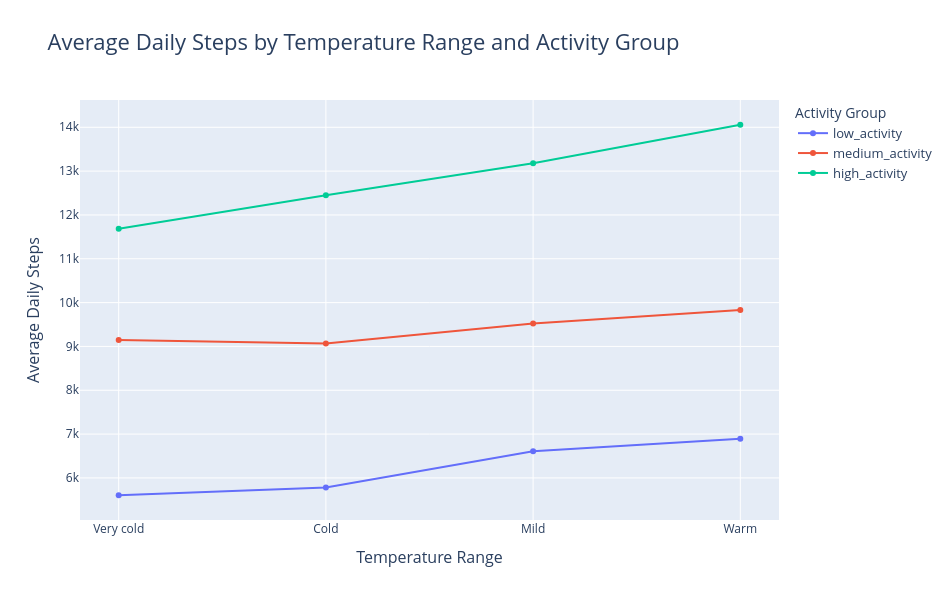

The notebook cell this image was saved under:
### Markdown cell above
## Step 12A. Create Interactive Plotly Visualization

For the interactive visualization, I use Plotly to show average daily steps by temperature range and activity group. This graph is useful because it directly addresses the main research question: whether weather conditions affect low-, medium-, and high-activity participants differently.

### Code cell
import plotly.express as px

fig = px.line(
    temperature_group_summary,
    x='temperature_range',
    y='steps',
    color='activity_group',
    markers=True,
    title='Average Daily Steps by Temperature Range and Activity Group',
    labels={
        'temperature_range': 'Temperature Range',
        'steps': 'Average Daily Steps',
        'activity_group': 'Activity Group'
    }
)

fig.update_layout(
    width=950,
    height=600,
    title_font_size=22,
    xaxis_title_font_size=16,
    yaxis_title_font_size=16,
    legend_title_font_size=14,
    legend_font_size=13
)

fig.show()

### Figure 1 — Plotly figure (JSON) as saved in the notebook; plotly's stock layout.template omitted (floating-point values rounded to 4 significant figures)
{"data": [{"hovertemplate": "Activity Group=low_activity<br>Temperature Range=%{x}<br>Average Daily Steps=%{y}<extra></extra>", "legendgroup": "low_activity", "line": {"color": "#636efa", "dash": "solid"}, "marker": {"symbol": "circle"}, "mode": "lines+markers", "name": "low_activity", "orientation": "v", "showlegend": true, "type": "scatter", "x": ["Very cold", "Cold", "Mild", "Warm"], "xaxis": "x", "y": [5604.0, 5783.0, 6610.0, 6896.0], "yaxis": "y"}, {"hovertemplate": "Activity Group=medium_activity<br>Temperature Range=%{x}<br>Average Daily Steps=%{y}<extra></extra>", "legendgroup": "medium_activity", "line": {"color": "#EF553B", "dash": "solid"}, "marker": {"symbol": "circle"}, "mode": "lines+markers", "name": "medium_activity", "orientation": "v", "showlegend": true, "type": "scatter", "x": ["Very cold", "Cold", "Mild", "Warm"], "xaxis": "x", "y": [9149.0, 9067.0, 9524.0, 9832.0], "yaxis": "y"}, {"hovertemplate": "Activity Group=high_activity<br>Temperature Range=%{x}<br>Average Daily Steps=%{y}<extra></extra>", "legendgroup": "high_activity", "line": {"color": "#00cc96", "dash": "solid"}, "marker": {"symbol": "circle"}, "mode": "lines+markers", "name": "high_activity", "orientation": "v", "showlegend": true, "type": "scatter", "x": ["Very cold", "Cold", "Mild", "Warm"], "xaxis": "x", "y": [11680.0, 12450.0, 13180.0, 14060.0], "yaxis": "y"}], "layout": {"height": 600, "legend": {"font": {"size": 13}, "title": {"font": {"size": 14}, "text": "Activity Group"}, "tracegroupgap": 0}, "title": {"font": {"size": 22}, "text": "Average Daily Steps by Temperature Range and Activity Group"}, "width": 950, "xaxis": {"anchor": "y", "domain": [0, 1], "title": {"font": {"size": 16}, "text": "Temperature Range"}}, "yaxis": {"anchor": "x", "domain": [0, 1], "title": {"font": {"size": 16}, "text": "Average Daily Steps"}}}}
